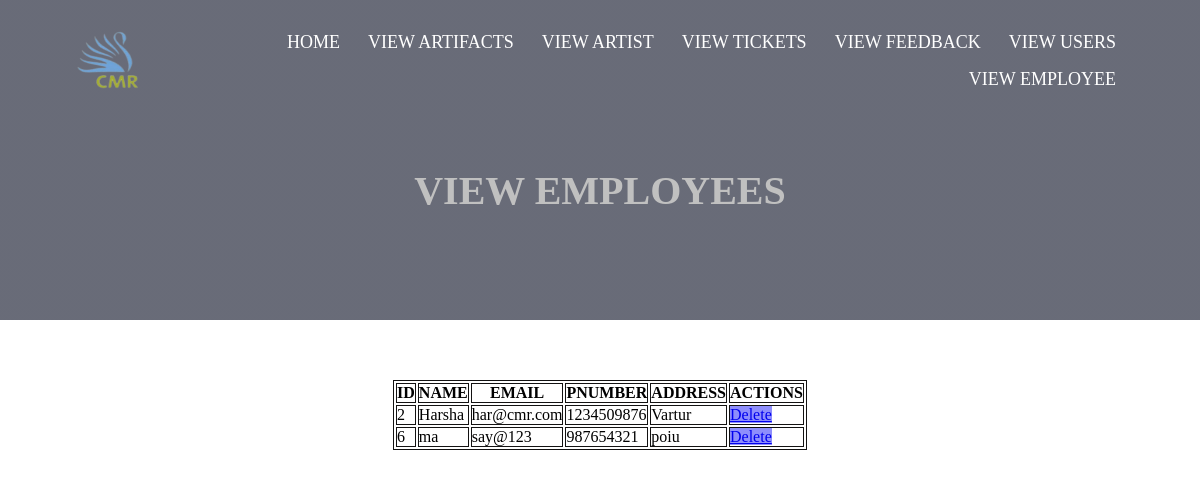
Screenshot of /vieweemp.php with the database file from the repository.
### tables this page shows
CREATE TABLE `ualogin` (
  `id` int(255) NOT NULL,
  `name` varchar(255) NOT NULL,
  `email` varchar(255) NOT NULL,
  `pnumber` int(255) NOT NULL,
  `address` varchar(255) NOT NULL,
  `password` varchar(255) NOT NULL,
  `user_type` varchar(255) NOT NULL DEFAULT 'user'
);

### vieweemp.php (the view, shortened to what this page needs)
<!DOCTYPE html>
<html lang="en">
<head>
    <link rel="stylesheet" href="css/viewaf.css">
</head>
<body>
    <section class="header">
        <div class="container">
            <nav>
                <a href="adminin.php"><img src="./images/logo.png" alt="" class="logo"></a>
                <div class="top-bar">
                    <ul>
                        <li><a class="active" href="adminin.php">HOME</a></li>
                        <li><a href="viewartifacts.php">VIEW ARTIFACTS</a></li>
                        <li><a href="viewartist.php">VIEW ARTIST</a></li>
                        <li><a href="viewtick.php">VIEW TICKETS</a></li>
                        <li><a href="viewfeed.php">VIEW FEEDBACK</a></li>
                        <li><a href="viewuser.php">VIEW USERS</a></li>
                        <li><a href="vieweemp.php">VIEW EMPLOYEE</a></li>
                    </ul>
                </div>
            </nav>
        </div>
        <div class="text-box">
                <h1>VIEW EMPLOYEES</h1>
            </div>
        <div class="table">
        <center><table>
                    <thead>
                        <tr>
                            <th>ID</th>
                            <th>NAME</th>
                            <th>EMAIL</th>
                            <th>PNUMBER</th>
                            <th>ADDRESS</th>
                            <th>ACTIONS</th>
                        </tr>
                    </thead>
                    <tbody>
                        <?php
                        $servername = "localhost";
                        $username = "root";
                        $password = "";
                        $database = "museum";
                        $connection = new mysqli($servername,$username,$password,$database);
                        $sql = "SELECT id,name,email,pnumber,address FROM ualogin WHERE user_type='admin'";
                        $result=$connection->query($sql);
                        while($row = $result->fetch_assoc()){
                        echo "<tr>
                              <td>" . $row["id"] . "</td>
                              <td>" . $row["name"] . "</td>
                              <td>" . $row["email"] . "</td>
                              <td>" . $row["pnumber"] . "</td>
                              <td>" . $row["address"] . "</td>
                              <td>
                              <div class='btn_group'>
                              <a href='delemp.php?id=" . $row["id"] . "' class='btn-warning'>Delete</a>
                              </div>
                              </td>
                        </tr>";
                        }
                        ?>
                    </tbody>
                </table></center>
            </div>
    </section>
</body>
</html>

### css/viewaf.css (style rules this page uses)
* { margin: 0; padding: 0; }
.container { width: 100%; height: 40vh; background-image: linear-gradient(rgba(4,9,30,0.6),rgba(4,9,30,0.6)); background-position: center; background-size: cover; }
nav { display:flex; padding: 2% 6%; justify-content: space-between; align-items: center; }
nav img { position: relative; height: 60px; width: 70px; }
.top-bar { flex: 1; text-align: right; }
.top-bar ul li { list-style: none; display: inline-block; padding: 8px 12px; position: relative; }
.top-bar ul li a { color: #fff; text-decoration: none; font-size: 18px; }
.active { color: black; }
.text-box { width: 90%; color: silver; position: absolute; top: 20%; left: 50%; padding-top: 5%; transform: translate(-50%,-50%); text-align: center; }
.text-box h1 { font-size: 40px; }
table,th,tr,td { border: 1px solid rgb(19, 18, 18); }
.table { padding-top: 5%; align-items: center; }
.btn-warning { background-color: rgba(11, 11, 249, 0.463); }

### rows the page displays
ualogin: id "2", name "Harsha", email "har@cmr.com", pnumber "1234509876", address "Vartur"
ualogin: id "6", name "ma", email "say@123", pnumber "987654321", address "poiu"
